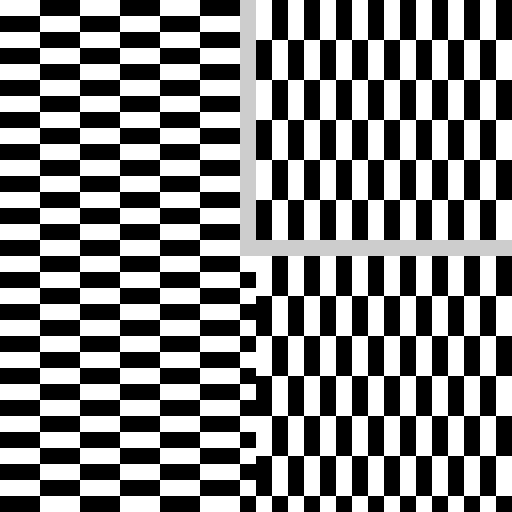
Frame 1 (no input)
Frame 60 (the mouse pressed at the canvas centre just before this capture): identical to frame 1, image omitted
Frame 120 (the mouse held since frame 60 and released just before this capture): identical to frame 1, image omitted

The Processing sketch that drew this single still picture (run headless with seeded random() and noise(); from frame 60 on, the mouse is pressed at the canvas centre):

// Processing sketch: checkerboard_2
// ── checkerboard_2.pde
/**
 * 2026/1/15 - 2026/1/17
 *
 * 在屏幕上画交错黑白格的函数
 */
void setup() {
  size(512,512);
  noStroke();
}
void draw() {
  checkerboard(0, 0, width/2, height/2, 40, 16);
  checkerboard(width/2, 0, width/2, height/2, 16, 40);
  checkerboard2(0, height/2, width/2, height/2, 40, 16);
  checkerboard2(width/2, height/2, width/2, height/2, 16, 40);
}
void checkerboard(int x0, int y0, int checkerboardWidth, int checkerboardHeight, int cellWidth, int cellHeight) {
  // 矩形区域里面画交错黑白格。
  // 只画完整的小格子，最右边和最下边可能没有格子。
  // 参数：
  // int x0: 起始横坐标
  // int y0: 起始纵坐标
  // int checkerboardWidth: 区域宽度
  // int checkerboardHeight: 区域高度
  // int cellWidth: 每个小格子宽度
  // int cellHeight: 每个小格子高度
  // 返回值: 无
  int W = checkerboardWidth / cellWidth;
  int H = checkerboardHeight / cellHeight;
  int dx;
  int dy;
  for (int i = 0; i < W * H; i++) {
    dx = i % W;
    dy = i / W;
    if ((dx+dy)%2==0) {fill(255);} else {fill(0);}
    rect(x0 + dx * cellWidth, y0 + dy * cellHeight, cellWidth, cellHeight);
  }
}
void checkerboard2(int x0, int y0, int checkerboardWidth, int checkerboardHeight, int cellWidth, int cellHeight) {
  // 矩形区域里面画交错黑白格。
  // 画满整个区域，最右边和最下边可能有不完整的格子。
  // 参数：
  // int x0: 起始横坐标
  // int y0: 起始纵坐标
  // int checkerboardWidth: 区域宽度
  // int checkerboardHeight: 区域高度
  // int cellWidth: 每个小格子宽度
  // int cellHeight: 每个小格子高度
  // 返回值: 无
  int W = checkerboardWidth / cellWidth + 1;
  int H = checkerboardHeight / cellHeight + 1;
  int dx;
  int dy;
  for (int i = 0; i < W * H; i++) {
    dx = i % W;
    dy = i / W;
    if ((dx+dy)%2==0) {fill(255);} else {fill(0);}
    if (dx != W - 1) {
      if (dy != H - 1) {
        rect(x0 + dx * cellWidth, y0 + dy * cellHeight, cellWidth, cellHeight);
      } else {
        rect(x0 + dx * cellWidth, y0 + dy * cellHeight, cellWidth, min(cellHeight, checkerboardHeight % cellHeight));
      }
    } else {
      if (dy != H - 1) {
        rect(x0 + dx * cellWidth, y0 + dy * cellHeight, min(cellWidth, checkerboardWidth % cellWidth), cellHeight);
      } else {
        rect(x0 + dx * cellWidth, y0 + dy * cellHeight, min(cellWidth, checkerboardWidth % cellWidth), min(cellHeight, checkerboardHeight % cellHeight));
      }
    }
  }
}
